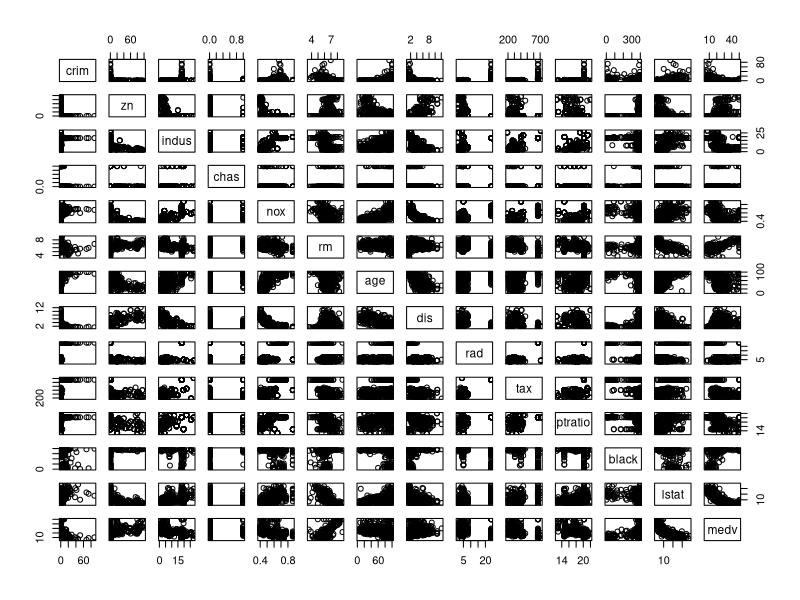
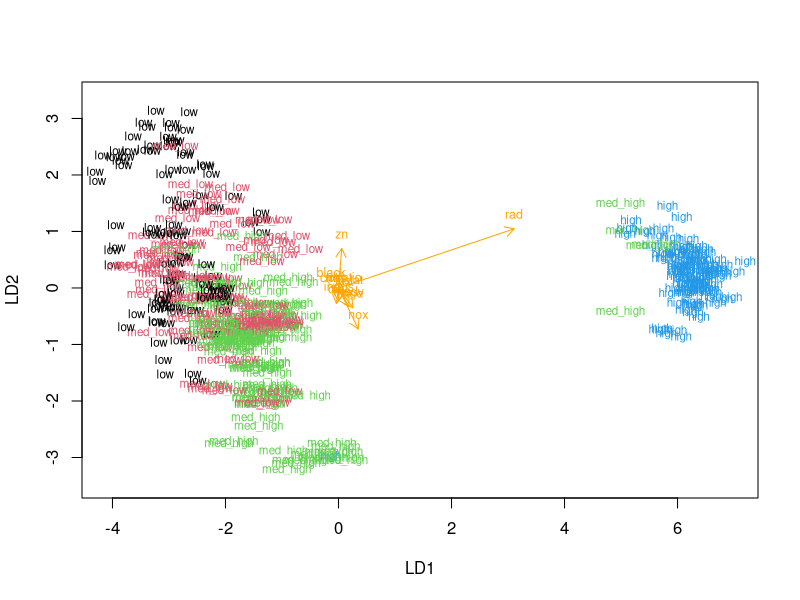

Source code (R) for these figures, in order:
## ---- chunk 1
library(MASS)
library(tidyr)
library(readr)
library(ggplot2)
## ---- chunk 2
data("Boston")
## ---- chunk 3
str(Boston)
summary(Boston)
## ---- chunk 4
pairs(Boston)
## ---- chunk 5
boston_scaled <- scale(Boston)
summary(boston_scaled)
## ---- chunk 6
class(boston_scaled)
## ---- chunk 7
boston_scaled <- as.data.frame(boston_scaled)
class(boston_scaled)
## ---- chunk 8
bins <- quantile(boston_scaled$crim)
bins
## ---- chunk 9
crime <- cut(boston_scaled$crim, breaks = bins, include.lowest = TRUE, label = c( "low", "med_low", "med_high", "high"))
table(crime)
## ---- chunk 10
boston_scaled <- dplyr::select(boston_scaled, -crim)
boston_scaled <- data.frame(boston_scaled, crime)

## ---- chunk 11
n <- nrow(boston_scaled)
ind <- sample(n,  size = n * 0.8)
train <- boston_scaled[ind,]
test <- boston_scaled[-ind,]
## ---- chunk 12
correct_classes <- test$crime
test <- dplyr::select(test, -crime)
## ---- chunk 13
lda.fit <- lda(crime ~ ., data = train)
lda.fit
## ---- chunk 14
lda.arrows <- function(x, myscale = 1, arrow_heads = 0.1, color = "orange", tex = 0.75, choices = c(1,2)){
  heads <- coef(x)
  arrows(x0 = 0, y0 = 0, 
         x1 = myscale * heads[,choices[1]], 
         y1 = myscale * heads[,choices[2]], col=color, length = arrow_heads)
  text(myscale * heads[,choices], labels = row.names(heads), 
       cex = tex, col=color, pos=3)
}
classes <- as.numeric(train$crime)
plot(lda.fit, dimen = 2, col = classes, pch = classes)
lda.arrows(lda.fit, myscale = 1)
  
## ---- chunk 15
lda.pred <- predict(lda.fit, newdata = test)
table(correct = correct_classes, predicted = lda.pred$class)
